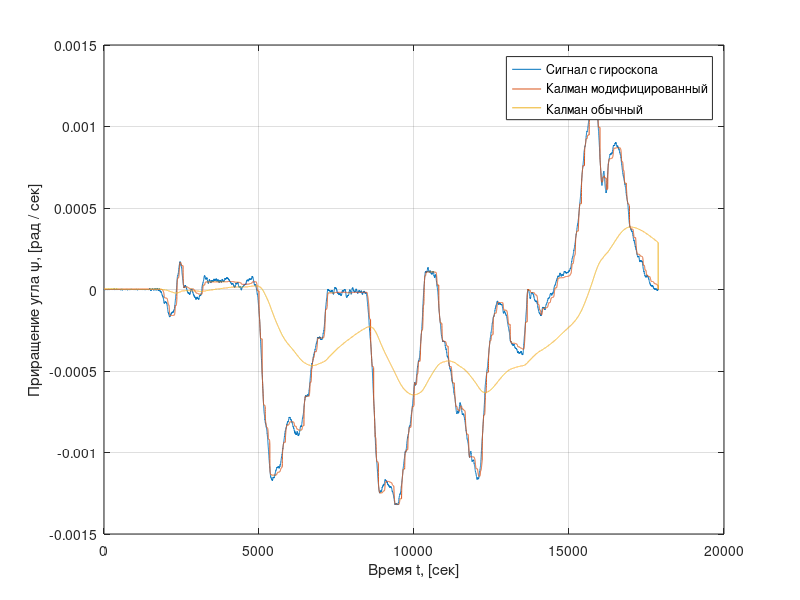

MATLAB code to generate this figure:
clear all;

% Row count
rowKol = 17875;
colNum = 0;

% Open source file
f = dlmread('6.csv', ';', [0 colNum rowKol colNum])';
dt = 1;

% Setup initialize data
eOptX(1) = f(1);
eOptX(2) = f(2);

wp = f(1);
wpp = f(1);


wf(1) = f(1);
wf(2) = f(2);

we(1) = f(1);
we(2) = f(2);

wn(1) = f(1);
wn(2) = f(2);

% Kalman's coefficient for default filter
K2 = 0.9995;
K = 0.997;

wn_2(1) = f(1);
wn_2(2) = f(2) * (1 - K2) + wn_2(1) * K2;

% Gyro error [sigma]
sigmaAx = 0.27*4.848e-6;

sp = 0;
sr = f(1) + f(2);

% Step to build line for complex
step = 50;
a = 0;

eOptX(1) =  0.27*4.848e-13;
eOptX(2) =  0.27*4.848e-13;

Karr(1) = 0.27*4.848e-6;
Karr(2) = 0.27*4.848e-6;

Karr1(1) = 0.27*4.848e-6;
Karr1(2) = 0.27*4.848e-6;

zap = 5;
buf = 0;
buf1 = 0;

for t = 3:dt:rowKol
    % At the beginnig algorothm working like a normal Kamlman filter
    if (t < step)
      wn(t) = f(t) * (1 - K) + wn(t - 1) * K;
      we(t) = wn(t);
      wn_2(t) = f(t) * (1 - K2) + wn_2(t-1) * K2;
      wn_3(t) = wn(t);
      eOptX(t)=sqrt((sigmaAx^4)*(eOptX(t-1)^2+2e-7^4)/(2e-7^4+eOptX(t-1)^2+sigmaAx^4));
      eOptX1(t)=sqrt((sigmaAx^4)*(eOptX(t-1)^2+2e5^4)/(2e5^4+eOptX(t-1)^2+sigmaAx^4));
      continue;
    end;
      
    % Then, if the current time is a multiple of "Step" (50 for default)
    if ( mod(t, step) == 0)
      wp = wn(t - 1);
      wpp = wn(t - zap);
      
      % We are building a line and consider it a reference
      y = @(x) (-((t - zap * dt) * wp - (t - dt) * wpp) - (wpp - wp) * x) / ((dt * (zap - 1)) );
    end;
      
    sigmaU = abs(f(t) - y(t)) / 100;
    sigmaU2 = abs(f(t) - y(t)) / 1000;
    
    eOptX(t)=(sigmaU^4)*(eOptX(t-1) + sigmaAx^4)/(sigmaU^4+eOptX(t-1)+sigmaAx^4);
    K=eOptX(t)/sigmaU^4;
    
    Karr(t) = abs(f(t) - y(t));
    Karr1(t) = abs(f(t) - y(t)) / 700;
    
    wn(t) = f(t) * (1 - K) + wn(t - 1) * K;
    wn_2(t) = f(t) * (1 - K2) + wn_2(t-1) * K2;
    we(t) = y(t);
end;

% crutches :)
f(rowKol) = f(rowKol);
we(rowKol + 1) = f(rowKol);
wn(rowKol + 1) = f(rowKol);
wn_2(rowKol + 1) = f(rowKol);
wn_3(rowKol + 1) = f(rowKol);
eOptX(rowKol + 1) = eOptX(rowKol);
k = 1:rowKol + 1;

Karr(rowKol + 1) = Karr(rowKol);
Karr1(rowKol + 1) = Karr1(rowKol);

% Plot the result
plot(k, f, k, wn, k, wn_2)
xlabel('Время t, [сек]');
ylabel('Приращение угла ψ, [рад / сек]');
legend('Сигнал с гироскопа', 'Калман модифицированный', 'Калман обычный');
grid on;
